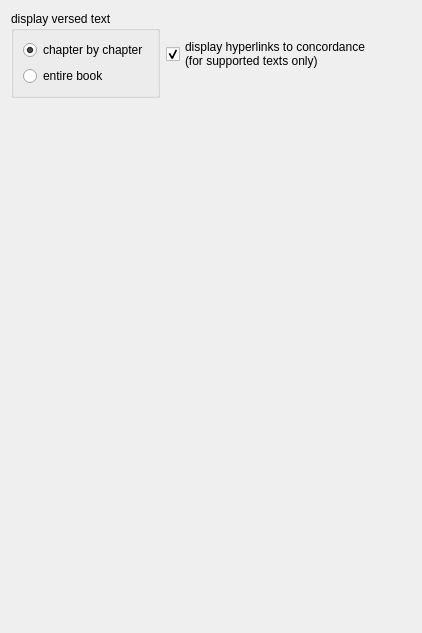
     <widget class="QWidget" name="tab">
      <attribute name="title">
       <string>versed book viewer</string>
      </attribute>
      <layout class="QVBoxLayout" name="verticalLayout_21">
       <item>
        <layout class="QHBoxLayout" name="horizontalLayout_20">
         <item>
          <widget class="QGroupBox" name="grpDisplayVersedBook">
           <property name="title">
            <string>display versed text</string>
           </property>
           <layout class="QVBoxLayout" name="verticalLayout_9">
            <item>
             <widget class="QRadioButton" name="rbSettingsChapter">
              <property name="text">
               <string>chapter by chapter</string>
              </property>
              <property name="checked">
               <bool>true</bool>
              </property>
             </widget>
            </item>
            <item>
             <widget class="QRadioButton" name="rbSettingsEntire">
              <property name="text">
               <string>entire book</string>
              </property>
             </widget>
            </item>
           </layout>
          </widget>
         </item>
         <item>
          <widget class="QCheckBox" name="cbSettingsAnalysis">
           <property name="text">
            <string>display hyperlinks to concordance
(for supported texts only)</string>
           </property>
           <property name="checked">
            <bool>true</bool>
           </property>
          </widget>
         </item>
         <item>
          <spacer name="horizontalSpacer_5">
           <property name="orientation">
            <enum>Qt::Horizontal</enum>
           </property>
           <property name="sizeHint" stdset="0">
            <size>
             <width>40</width>
             <height>20</height>
            </size>
           </property>
          </spacer>
         </item>
        </layout>
       </item>
       <item>
        <spacer name="verticalSpacer_3">
         <property name="orientation">
          <enum>Qt::Vertical</enum>
         </property>
         <property name="sizeHint" stdset="0">
          <size>
           <width>20</width>
           <height>524</height>
          </size>
         </property>
        </spacer>
       </item>
      </layout>
     </widget>
